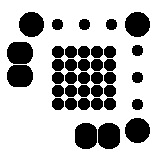
#> input picture filter_160x160.png, 160 x 160 px
$ python filter.py   (Python 2 division)   (older library calls are emulated)
#> lines starting #> are read from the running program, lines starting #| are printed output that depends on the picture; after the words box and inside, x2 and y2 are one past the last pixel; in counts of white or black regions, pixels touching at a corner belong together
import numpy as np
from scipy import ndimage
from scipy import signal
from scipy import misc
from scipy.ndimage import filters
import matplotlib.pyplot as plt
import matplotlib.patches as patches
import math
from time import time

def gaussian_filter(size, sigma):
    x, y = np.mgrid[-size//2 + 1:size//2 + 1, -size//2 + 1:size//2 + 1]
    g = np.exp(-((x**2 + y**2)/(2.0*sigma**2)))
    return g/g.sum()

###ndimage.convolve([[0, 0, 0, 0, 0], [0, 1, 1, 1, 0], [0, 1, 1, 1, 0],[0, 1, 1, 1, 0], [0, 0, 0, 0, 0]], [[1, 1, 1], [1, 1, 1],[1, 1, 1]], mode='nearest')

def locate(kernel, image, rotation=0, partial=False):
    start = time()

    # Process kernel
    kernel = 255 - kernel
    kernel /= 255
    indifference_indices = np.where(np.logical_and(kernel >= 0.40, kernel <= 0.60))
    kernel -= 0.3 # Weight the kernel (give more preference to either white or black, this is key)
    kernel /= np.abs(np.sum(kernel))
    mid_val = (np.max(kernel) + np.min(kernel)) / 2 # Set indifferent regions to the middle value
    kernel[indifference_indices] = mid_val

    #kernel = ndimage.interpolation.rotate(kernel, -21.5, cval=mid_val)
    kernel = ndimage.interpolation.rotate(kernel, rotation, cval=mid_val)

    def peak_filter(image, size, sigma):
        kernel = gaussian_filter(size, sigma);
        kernel -= (np.max(kernel) + np.min(kernel)) / 2
        kernel -= 0.0003
        #kernel -= 0.0004
        #kernel -= 0.0001
        kernel /= np.abs(np.sum(kernel))
        #kernel = np.fliplr(np.flipud(kernel))
        #flipped_kernel = np.fliplr(np.flipud(kernel))
        return ndimage.convolve(image, kernel, mode='nearest')
        # [6 lines of commented-out code are left out]

    flipped_kernel = np.fliplr(np.flipud(kernel)) # Flip kernel for use in convolution

    #flipped_kernel = peak_filter(flipped_kernel, 10, 4)

    kernel_width = kernel.shape[1]
    kernel_height = kernel.shape[0]

    #kernel = 1./9 * np.array([[-1, -1, -1], [-1, 8, -1], [-1, -1, -1]])

    ###print 'Loaded kernel'

    # Process image
    image = 255 - image

    image_width = image.shape[1]
    image_height = image.shape[0]

    ###print 'Loaded image'

    # Performs the convolution without flipping the kernel
    test1 = time()
    #filtered = ndimage.correlate(image, kernel, mode='nearest')

    even_width = 1 if kernel.shape[1] % 2 == 0 else 0
    even_height = 1 if kernel.shape[0] % 2 == 0 else 0
    padded_image = np.pad(image, [(kernel.shape[1]/2, kernel.shape[1]/2 - even_width), (kernel.shape[0]/2, kernel.shape[0]/2 - even_height)], mode='edge')

    ###print 'Calculating convolution'

    # Fastest way to calculate convolution for large images
    filtered = signal.fftconvolve(padded_image, flipped_kernel, mode='valid')

    ###### TODO Work on combining kernel with peak filter before convolution over entire image

    #filtered = signal.correlate(image, kernel, mode='same')
    #filtered = signal.correlate2d(image, kernel, mode='same', boundary='symm') # Works but much slower than ndimage
    test2 = time()
    # [17 lines of commented-out code are left out]

    test3 = time()
    # Find peaks in filtered
    peaks = peak_filter(filtered, 10, 4)

    #peaks = filtered

    if partial:
        return [], filtered, peaks, None, kernel

    test4 = time()
    ###print 'Took ' + str(int((test4 - test3) * 1000)) + ' ms'

    def threshold_image(image, threshold):
        thresholded = np.zeros(image.shape)
        thresholded[np.where(image > (threshold * np.max(image) + (1 - threshold) * np.min(image)))] = 1
        return thresholded

    threshold = 0.3
    regions = None

    test5 = time()
    # For thresholds [0.50, 0.55, ..., 0.95, 1.00]
    for threshold in [x * 0.05 for x in range(10, 21)]:
        ###print 'Thresholding with ' + str(threshold)
        thresholded = threshold_image(peaks, threshold)
        #plt.imshow(thresholded)
        #plt.pause(1)
        blobs, num_blobs = ndimage.label(thresholded)

        # If there are too many possible
        if num_blobs > 8:
            ###print 'Too many regions'
            continue

        regions = []
        too_large = False
        for i in range(num_blobs):
            blob_indices = np.where(blobs == i + 1)
            blob_size = len(blob_indices[0])
            if blob_size >= 200:
                ###print 'Too large of a region'
                too_large = True
                break
            regions.append([blob_size, i + 1, blob_indices, None, True])
        if too_large:
            continue
        break

    # Check for case of no real blobs
    if len(regions) == 1 and len(regions[0][2][0]) == 0:
        regions = []

    # Calculate center of regions or max of region
    for i in range(len(regions)):
        #regions[i][3] = np.average(regions[i][2], axis=1)[::-1]
        region_peaks = np.ma.array(peaks, mask=True)
        region_peaks.mask[regions[i][2]] = False
        ind = np.argmax(region_peaks)
        regions[i][3] = np.array([ind % peaks.shape[1], ind / peaks.shape[1]])

    regions.sort()
    regions.reverse()

    test6 = time()
    ###print 'Took ' + str(int((test6 - test5) * 1000)) + ' ms'

    test7 = time()
    for i in range(len(regions)):
        out_of_bounds_x = regions[i][3][0] < kernel_width / 4 or image_width - regions[i][3][0] < kernel_width / 4
        out_of_bounds_y = regions[i][3][1] < kernel_height / 4 or image_height - regions[i][3][1] < kernel_height / 4
        if out_of_bounds_x or out_of_bounds_y:
            regions[i][4] = False
            thresholded[regions[i][2]] = 0

    for i in range(len(regions)):
        for j in range(i + 1, len(regions)):
            if regions[i][4] and np.linalg.norm(regions[i][3] - regions[j][3]) < np.linalg.norm(kernel.shape):
                regions[j][4] = False
                thresholded[regions[j][2]] = 0

    #plt.imshow(thresholded)
    #plt.pause(1)
    #plt.close()


    results = []
    for i in range(len(regions)):
        if regions[i][4]:
            x, y = np.round(regions[i][3]).astype(int)
            results.append((regions[i][3], peaks[y][x]))

    test8 = time()
    ###print 'Took ' + str(int((test8 - test6) * 1000)) + ' ms'

    end = time()

    ###print 'Took ' + str(int((end - start) * 1000)) + ' ms'

    return results, filtered, peaks, thresholded, kernel

def display(locations, image, filtered, peaks, thresholded, kernel):

    image_width = image.shape[1]
    image_height = image.shape[0]

    kernel_width = kernel.shape[1]
    kernel_height = kernel.shape[0]

    def draw_rectangles(ax, locs, w, h):
        for i in range(len(locs)):
            x = locs[i][0] - w / 2
            y = locs[i][1] - h / 2
            ax.add_patch(patches.Rectangle((x, y), w, h, lw=1, ec='r', fc='none'))

    f1 = plt.figure(figsize=(16, 4))

    ax1 = f1.add_subplot(151)
    im1 = ax1.imshow(image, cmap='gray')
    draw_rectangles(ax1, locations, kernel_width, kernel_height)
    f1.colorbar(im1)

    ax2 = f1.add_subplot(152)
    im2 = ax2.imshow(filtered, cmap='gray')
    draw_rectangles(ax2, locations, kernel_width, kernel_height)
    f1.colorbar(im2)

    ax3 = f1.add_subplot(153)
    im3 = ax3.imshow(peaks, cmap='gray')
    draw_rectangles(ax3, locations, kernel_width, kernel_height)
    f1.colorbar(im3)

    ax4 = f1.add_subplot(154)
    im4 = ax4.imshow(thresholded, cmap='gray')
    draw_rectangles(ax4, locations, kernel_width, kernel_height)
    f1.colorbar(im4)

    ax5 = f1.add_subplot(155)
    im5 = ax5.imshow(kernel, cmap='gray')
    f1.colorbar(im5)


    def get_crop(loc, w, h):
        return image[max(0, int(loc[1])-h/2) : min(int(loc[1])+h/2, image_height), max(0, int(loc[0])-w/2) : min(int(loc[0])+w/2, image_width)]

    if len(locations):
        f2 = plt.figure(figsize=(3*len(locations), 6))

        plot_height = 2
        plot_width = len(locations)
        for i in range(len(locations)):
            ax = f2.add_subplot(plot_height, plot_width, i + 1)
            ax.imshow(image, cmap='gray')
            draw_rectangles(ax, [locations[i]], kernel_width, kernel_height)
        for i in range(len(locations)):
            ax = f2.add_subplot(plot_height, plot_width, i + len(locations) + 1)
            ax.imshow(get_crop(locations[i], kernel_width, kernel_height), cmap='gray')

    plt.show()


###################################################################################################

kernel_path = "filter_160x160.png"
image_path = "img6.png"
#image_path = "test6.png"

# Load kernel and image
original_kernel = ndimage.imread(kernel_path, flatten=True)
#> original_kernel: shape (160, 160) float32; min 0, max 255, mean 184.3
image = ndimage.imread(image_path, flatten=True)
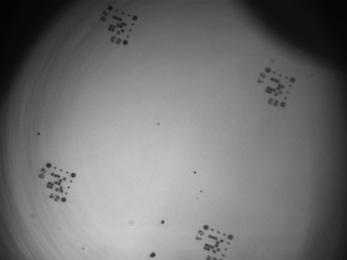
#> input picture img6.png, 347 x 260 px
#> image: shape (260, 347) float32; min 4, max 204, mean 114.4

assert original_kernel.shape[0] == original_kernel.shape[1]

size_low = 30
size_high = 90
size_step = 5
size_decrease = 6

rotation_low = -180
rotation_high = 180
rotation_step = 5
rotation_decrease = 8
rotation_min_step = 0.01

def frange(x, y, jump):
    while x < y:
        yield x
        x += jump

test1 = time()

size = None
rotation = None
partial = True
while True:
    break
    master_results = ([], [])
    max_magnitudes = ([], [])
    orientation_results = []
    for s in range(size_low, size_high + size_step, size_step):
        kernel = misc.imresize(original_kernel, (s, s)).astype(float)
        rotation_results = ([], [])
        max_magnitude = 0
        for r in frange(rotation_low, rotation_high + rotation_step, rotation_step):
            results, filtered, peaks, thresholded, modified_kernel = locate(kernel, image, rotation=r, partial=partial)
            locations = []
            magnitudes = [0]
            if len(results):
                locations, magnitudes = zip(*results)
            magnitude = np.max(peaks) if partial else np.max(magnitudes)
            print s, '\t', r, '\t', magnitude
            rotation_results[0].append(r)
            rotation_results[1].append(magnitude)
            master_results[0].append((s, r))
            master_results[1].append(magnitude)
            if magnitude > max_magnitude:
                max_magnitude = magnitude
        orientation_results.append(rotation_results)
        max_magnitudes[0].append(s)
        max_magnitudes[1].append(max_magnitude)

    print 'Size:', size_low, size_high, size_step
    print 'Rotation:', rotation_low, rotation_high, rotation_step

    max_ind = np.argmax(master_results[1])
    size, rotation = master_results[0][max_ind]
    val = master_results[1][max_ind]
    print 'Maxes:', size, rotation, val

    done = size_step == 1 and rotation_step == rotation_min_step

    if size_step > 1 or size_low != size_high:
        size_range = (size_high - size_low) / int(size_decrease)
        size_low = size - size_range / 2
        size_high = size + size_range / 2
        size_step = max(1, int(round(float(size_step) / size_decrease)))
        print 'New size:', size_low, size_high, size_step

    if rotation_step > rotation_min_step or rotation_low != rotation_high:
        rotation_range = (rotation_high - rotation_low) / float(rotation_decrease)
        rotation_low = rotation - rotation_range / 2
        rotation_high = rotation + rotation_range / 2
        rotation_step = max(rotation_min_step, rotation_step / float(rotation_decrease))
        print 'New rotation:', rotation_low, rotation_high, rotation_step

# [6 lines of commented-out code are left out]

    if done:
        break
#> after the loop, rotation_high = 180; rotation_low = -180; rotation_step = 5; size_high = 90; size_low = 30; size_step = 5

test2 = time()
print 'Took ' + str(int((test2 - test1) * 1000)) + ' ms'

size = 41
rotation = -19.8553024902

print size
print rotation

kernel = misc.imresize(original_kernel, (size, size)).astype(float)
results, filtered, peaks, thresholded, modified_kernel = locate(kernel, image, rotation=rotation)
#> in locate, `indifference_indices = np.where(np.logical_and(kernel >= 0.40, kernel ..`: indifference_indices = 83 positions, rows 3 to 36, columns 2 to 38
#> in locate, `mid_val = (np.max(kernel) + np.min(kernel)) / 2`: mid_val = 0.00521
#> in locate, `kernel[indifference_indices] = mid_val`: kernel: shape (41, 41) float64; min -0.00781, max 0.0182, mean -0.000588
#> in locate, `padded_image = np.pad(image, [(kernel.shape[1]/2, kernel.shape[1]/2 - ..`:
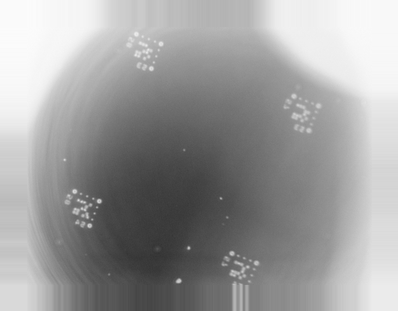
#> padded_image: shape (311, 398) float32; min 51, max 251, mean 156.5
#> in locate, `filtered = signal.fftconvolve(padded_image, flipped_kernel, mode='vali..`:
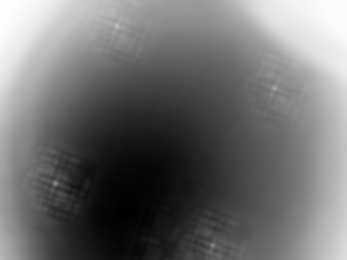
#> filtered: shape (260, 347) float64; min 320, max 1344.5, mean 765.6; drawn with min black and max white
#> in peak_filter, `return ndimage.convolve(image, kernel, mode='nearest')`:
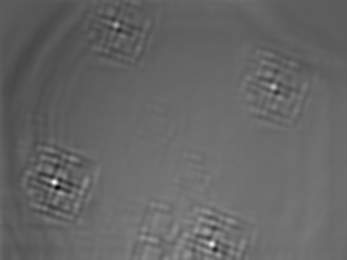
#> returned value: shape (260, 347) float64; min -5478, max 5988.7, mean -878.7; drawn with min black and max white
#> the loop in locate, `for threshold in [x * 0.05 for x in range(10, 21)]: ###print 'Threshol..` made 3 passes
#> num_blobs on passes 1 to 3: 49, 21, 7
#> pass 1, in locate, `thresholded = threshold_image(peaks, threshold)`:
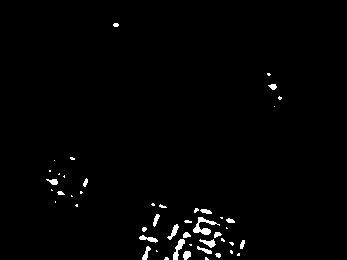
#> thresholded: shape (260, 347) float64; values 0 (black) and 1 (white), 1.4% white; 48 white regions (28 under 20 px), largest, box (x1, y1, x2, y2) and area: (193, 217, 220, 235) 181, (173, 239, 185, 260) 110, (199, 239, 216, 248) 74
#> after the loop in locate, `for threshold in [x * 0.05 for x in range(10, 21)]:`:
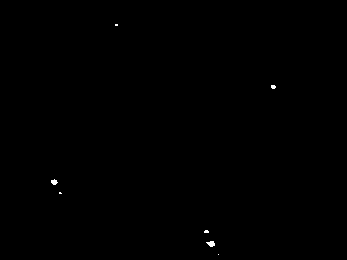
#> thresholded: shape (260, 347) float64; values 0 (black) and 1 (white), 0.12% white; 7 white regions (5 under 20 px), largest, box (x1, y1, x2, y2) and area: (206, 241, 215, 247) 36, (51, 179, 58, 185) 28
#> the loop in locate, `for i in range(len(regions)):` made 7 passes
#> ind on passes 1 to 7: 8791, 30115, 63208, 67031, 80363, 84879, 88356
#> after the loop in locate, `for i in range(len(regions)):`: regions = 7 items
#> the loop in locate, `for i in range(len(regions)):` made 7 passes
#> out_of_bounds_y on passes 1 to 7: False, False, False, False, False, False, True
#> the loop in locate, `for i in range(len(regions)):` made 7 passes
#> the loop in locate, `for i in range(len(regions)):` made 7 passes
#> (x, y) on passes 1, 2, 3, 5: (211, 244), (54, 182), (273, 86), (116, 25)
#> after the loop in locate, `for i in range(len(regions)):`: results = [([211, 244], 5082.6), ([54, 182], 5988.7), ([273, 86], 2945.3), ([116, 25], 2044.9)]
locations = []
magnitudes = [0]
if len(results):
    locations, magnitudes = zip(*results)
#> locations = ([211, 244], [54, 182], [273, 86], [116, 25]); magnitudes = (5082.6, 5988.7, 2945.3, 2044.9)
display(locations, image, filtered, peaks, thresholded, modified_kernel)
#> the loop in draw_rectangles, `for i in range(len(locs)):` made 4 passes
#> (x, y) on passes 1 to 4: (185, 218), (28, 156), (247, 60), (90, -1)
#> the loop in draw_rectangles (call 2), `for i in range(len(locs)):` made 4 passes
#> in display, `plot_width = len(locations)`: plot_width = 4
#> the loop in display, `for i in range(len(locations)):` made 4 passes
#> in display, `plt.show()`:
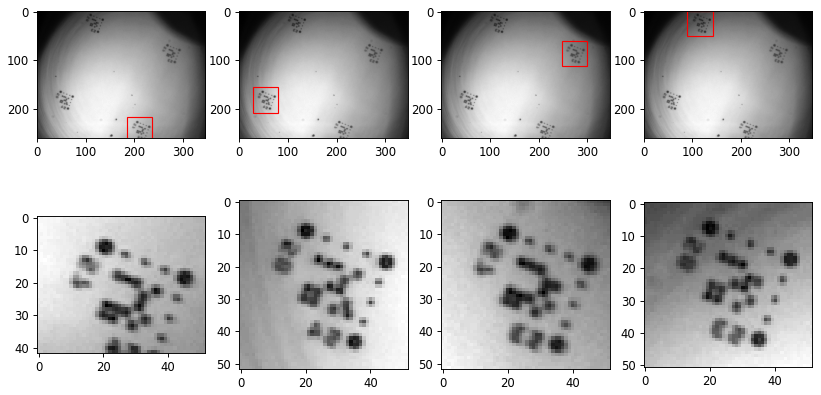
#> figure drawn by matplotlib, 8 panels
